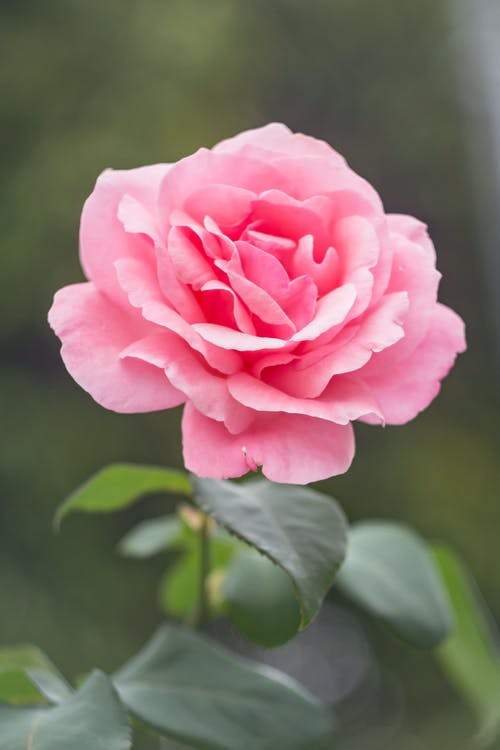
%> input picture Matlab Codes & Projects/fleur.jpeg, 500 x 750 px
$ octave ExamanTPP1_2.m   (GNU Octave 9; MATLAB toolbox functions it lacks are replaced by stand-ins)
%> lines starting %> are read from the running program, lines starting %| are printed output that depends on the picture
### Matlab Codes & Projects/ExamanTPP1_1.m
close all ; clear all ; clc ;

% 1
I = imread('fleur.jpeg') ;
%> I is the input picture: size 750x500x3 uint8; mean R, G, B 129.5, 108.5, 101.7
figure , imshow(I) ;
IG = rgb2gray(I) ;
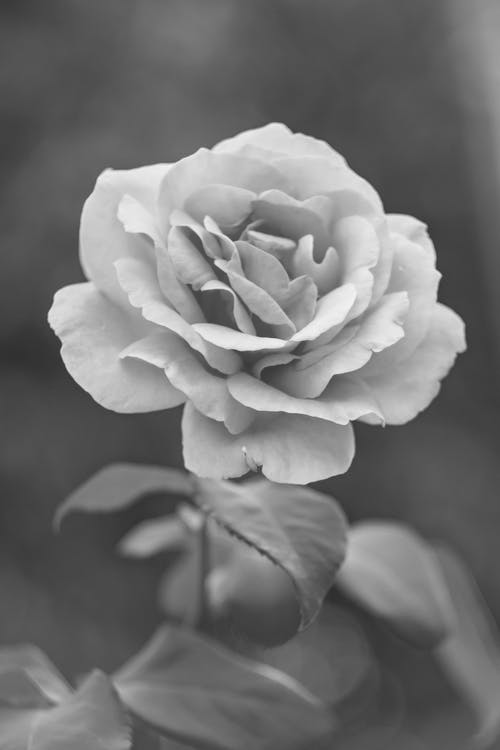
%> IG: size 750x500 uint8; min 45, max 244, mean 114

### Matlab Codes & Projects/ExamanTPP1_2.m
close all ; clear all ; clc ;

ExamanTPP1_1 ;

%2
figure , imshow(IG) ;
figure , imhist(IG) ;
%> after `imhist(IG)`:
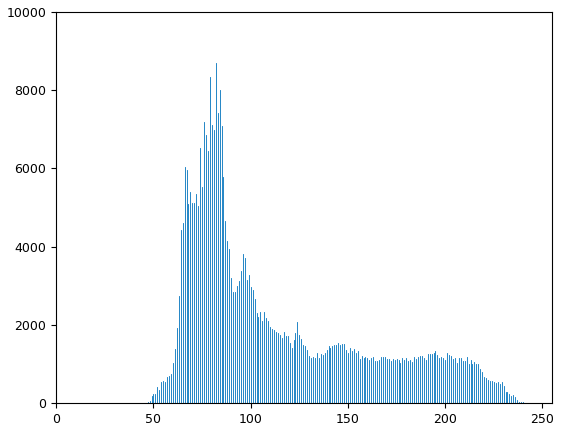
%> figure redrawn from the program's plot data; highest point at x = 82, y = 8692
